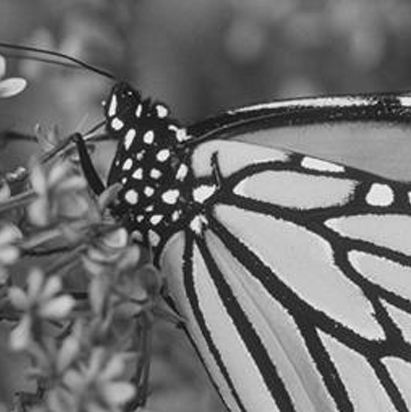
%> input picture imageUji/img1a.png, 411 x 412 px
$ octave uji3.m   (GNU Octave 9; MATLAB toolbox functions it lacks are replaced by stand-ins)
%> lines starting %> are read from the running program, lines starting %| are printed output that depends on the picture; in (x1, y1, x2, y2) boxes, pixels count from 0 and x2, y2 are one past the last pixel; in counts of white or black regions, pixels touching at a corner belong together; the program's own positions count from 1
### tapisFreq.m
function outImg = tapisFreq(img, H)

    F = fftshift(fft2(im2double(img)));

    G = F .* H;

    g = ifft2(ifftshift(G));

    outImg = im2uint8(mat2gray(real(g)));
end

### uji3.m
% =========================================================================
%        SKRIP PENGUJIAN ROBUST UNTUK HIGH-PASS FILTER (IHPF, GHPF, BHPF)
% =========================================================================
% Deskripsi:
% Skrip ini melakukan penapisan high-pass pada ranah frekuensi untuk
% penajaman citra dan deteksi tepi.
%
% Cukup jalankan file ini dari Matlab.
% Pastikan file 'tapisFreq.m' ada di folder yang sama.
% =========================================================================

clear;
clc;
close all;

fprintf('--- Skrip Pengujian High-Pass Filter untuk tapisFreq.m ---\n');

try
    % --- LANGKAH 1: UJI CITRA GRAYSCALE ---
    fprintf('\n[LANGKAH 1 dari 2]\n');
    [fileGray, pathGray] = uigetfile({'*.png';'*.jpg';'*.tif';'*.bmp';'*.*'}, 'Pilih sebuah Citra Grayscale untuk Diuji');
%> the answer given: imageUji/img1a.png
    if isequal(fileGray, 0)
        disp('Pemilihan file dibatalkan. Skrip berhenti.');
        return;
    end
    ujiCitra(fullfile(pathGray, fileGray), 'Grayscale');

    % --- LANGKAH 2: UJI CITRA BERWARNA ---
    fprintf('\n[LANGKAH 2 dari 2]\n');
    [fileColor, pathColor] = uigetfile({'*.png';'*.jpg';'*.tif';'*.bmp';'*.*'}, 'Pilih sebuah Citra Berwarna untuk Diuji');
    if isequal(fileColor, 0)
        disp('Pemilihan file dibatalkan. Skrip berhenti.');
        return;
    end
    ujiCitra(fullfile(pathColor, fileColor), 'Berwarna');

    fprintf('\n--- Pengujian Selesai ---\n');

catch ME
    fprintf('\nTERJADI ERROR FATAL:\n');
    fprintf('Pesan: %s\n', ME.message);
    fprintf('Error terjadi di file: %s, baris: %d\n', ME.stack(1).name, ME.stack(1).line);
end


% --- FUNGSI UTAMA PENGUJIAN ---
function ujiCitra(pathLengkapFile, tipe)
    fprintf('\nMemproses citra %s: %s\n', tipe, pathLengkapFile);

    % 1. Muat dan siapkan citra secara robust
    [imgOri, M, N, C] = muatDanProsesCitra(pathLengkapFile);
%> in muatDanProsesCitra, imgData is the input picture: size 412x411x3 uint8; min 0, max 255, mean 112.3
%> in muatDanProsesCitra, `[imgData, map] = imread(pathFile);`: map = []
%> M = 412; N = 411; C = 3
    fprintf('Info: Ukuran citra adalah %d x %d x %d.\n', M, N, C);
%| Info: Ukuran citra adalah 412 x 411 x 3.

    % 2. Buat filter dinamis sesuai ukuran citra
    D0 = 30; % Frekuensi cutoff. Makin TINGGI, makin sedikit fitur yang terdeteksi.
    n_butter = 2; % Orde Butterworth

    [U, V] = meshgrid(1:N, 1:M);
    D = sqrt((U - N/2).^2 + (V - M/2).^2);

    % Buat filter Low-Pass sebagai dasar
    H_ilpf_base = double(D <= D0);
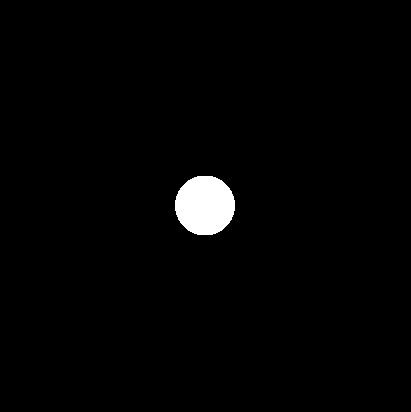
%> H_ilpf_base: size 412x411 double; values 0 (black) and 1 (white), 1.7% white; 1 white region, box (x1, y1, x2, y2) and area: (175, 176, 235, 235) 2820
    H_glpf_base = exp(-(D.^2) / (2 * D0^2));
    H_blpf_base = 1 ./ (1 + (D ./ D0).^(2 * n_butter));

    % Buat High-Pass Filter dengan membalik Low-Pass Filter: H_hpf = 1 - H_lpf
    H_ihpf = 1 - H_ilpf_base;
    H_ghpf = 1 - H_glpf_base;
    H_bhpf = 1 - H_blpf_base;
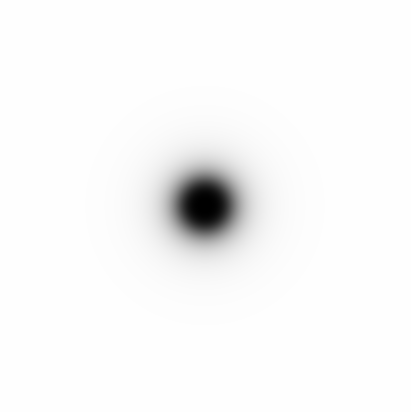
%> H_bhpf: size 412x411 double; min 7.72e-08, max 1, mean 0.974

    % 3. Terapkan filter
    imgFiltered_ihpf = zeros(size(imgOri), 'uint8');
    imgFiltered_ghpf = zeros(size(imgOri), 'uint8');
    imgFiltered_bhpf = zeros(size(imgOri), 'uint8');

    if C == 3 % Jika citra berwarna
        fprintf('Menerapkan filter pada 3 channel warna...\n');
        for channel = 1:3
            imgFiltered_ihpf(:,:,channel) = tapisFreq(imgOri(:,:,channel), H_ihpf);
            imgFiltered_ghpf(:,:,channel) = tapisFreq(imgOri(:,:,channel), H_ghpf);
            imgFiltered_bhpf(:,:,channel) = tapisFreq(imgOri(:,:,channel), H_bhpf);
        end
    else % Jika citra grayscale
        fprintf('Menerapkan filter pada 1 channel grayscale...\n');
        imgFiltered_ihpf = tapisFreq(imgOri, H_ihpf);
        imgFiltered_ghpf = tapisFreq(imgOri, H_ghpf);
        imgFiltered_bhpf = tapisFreq(imgOri, H_bhpf);
    end

    % 4. Buat contoh citra yang ditajamkan (Sharpened Image) menggunakan High-Boost
    k = 1.5; % Faktor boost, k > 1. Coba ubah antara 1.0 - 2.5
    imgSharpened = imadd(imgOri, imresize(imgFiltered_ghpf, [M N])); % Menambahkan hasil filter ke citra asli
%> the answer given: imageUji/img2a.png
%> call 2 of ujiCitra, with pathLengkapFile = 'imageUji/img2a.png', tipe = 'Berwarna'
%> call 2 of muatDanProsesCitra, with pathFile = 'imageUji/img2a.png'
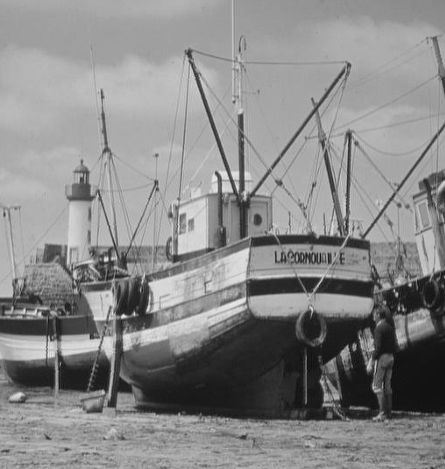
%> input picture imageUji/img2a.png, 445 x 469 px
%> in muatDanProsesCitra, imgData is the input picture: size 469x445x3 uint8; min 9, max 234, mean 136.2
%> in ujiCitra (call 2), `[imgOri, M, N, C] = muatDanProsesCitra(pathLengkapFile);`: M = 469; N = 445
%| Info: Ukuran citra adalah 469 x 445 x 3.
%> in ujiCitra (call 2), `D = sqrt((U - N/2).^2 + (V - M/2).^2);`:
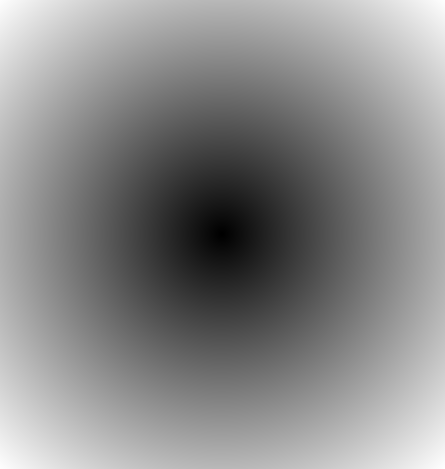
%> D: size 469x445 double; min 0.707, max 323.3, mean 174.9; drawn with min black and max white
%> in ujiCitra (call 2), `H_ilpf_base = double(D <= D0);`: H_ilpf_base: size 469x445 double; values 0 (black) and 1 (white), 1.4% white; 1 white region, box (x1, y1, x2, y2) and area: (192, 204, 252, 264) 2828
%> in ujiCitra (call 2), `H_blpf_base = 1 ./ (1 + (D ./ D0).^(2 * n_butter));`:
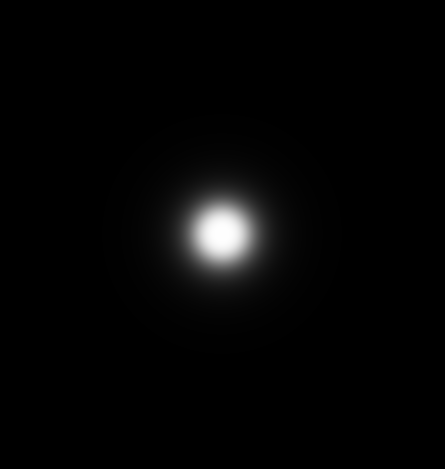
%> H_blpf_base: size 469x445 double; min 7.42e-05, max 1, mean 0.0211
%> the loop in ujiCitra (call 2), `for channel = 1:3` made 3 passes
%> pass 1, in tapisFreq (call 11), `outImg = im2uint8(mat2gray(real(g)));`:
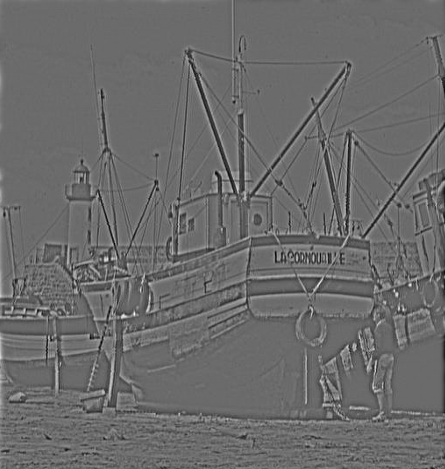
%> outImg: size 469x445 uint8; min 0, max 255, mean 106.9
%> in ujiCitra (call 2), `imgSharpened = imadd(imgOri, imresize(imgFiltered_ghpf, [M N]));`:
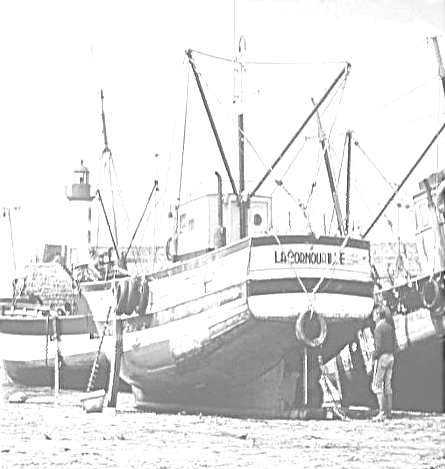
%> imgSharpened: size 469x445x3 uint8; min 32, max 255, mean 225.6

    % 5. Tampilkan hasil
    figure('Name', ['Hasil Filter High-Pass - ' tipe], 'NumberTitle', 'off');
    subplot(2, 3, 1); imshow(imgOri); title('Citra Asli');
    subplot(2, 3, 2); imshow(H_ghpf, []); title('Contoh Mask (GHPF)');
    subplot(2, 3, 3); imshow(imgSharpened); title(['Citra Ditajamkan (k=' num2str(k) ')']);
    subplot(2, 3, 4); imshow(imgFiltered_ihpf); title('Hasil IHPF');
    subplot(2, 3, 5); imshow(imgFiltered_ghpf); title('Hasil GHPF');
    subplot(2, 3, 6); imshow(imgFiltered_bhpf); title('Hasil BHPF');
    sgtitle(['Pengujian High-Pass pada Citra ' tipe], 'FontSize', 14, 'FontWeight', 'bold');
end

% --- FUNGSI PEMBANTU UNTUK MEMUAT CITRA ---
function [imgOut, M, N, C] = muatDanProsesCitra(pathFile)
    % Fungsi ini memuat citra dan menanganani berbagai kasus (indexed, rgb, gray)
    if ~exist(pathFile, 'file')
        error('File tidak ditemukan: %s', pathFile);
    end
    [imgData, map] = imread(pathFile);

    if ~isempty(map)
        fprintf('Info: Citra adalah "Indexed", mengonversi ke RGB.\n');
        imgData = ind2rgb(imgData, map);
    end

    if ~isa(imgData, 'uint8')
        imgData = im2uint8(imgData);
    end

    [M, N, C] = size(imgData);

    % Untuk uji high-pass, kita tidak perlu memaksa konversi ke grayscale
    % jika citra aslinya memang RGB yang terlihat abu-abu.

    imgOut = imgData;
end
